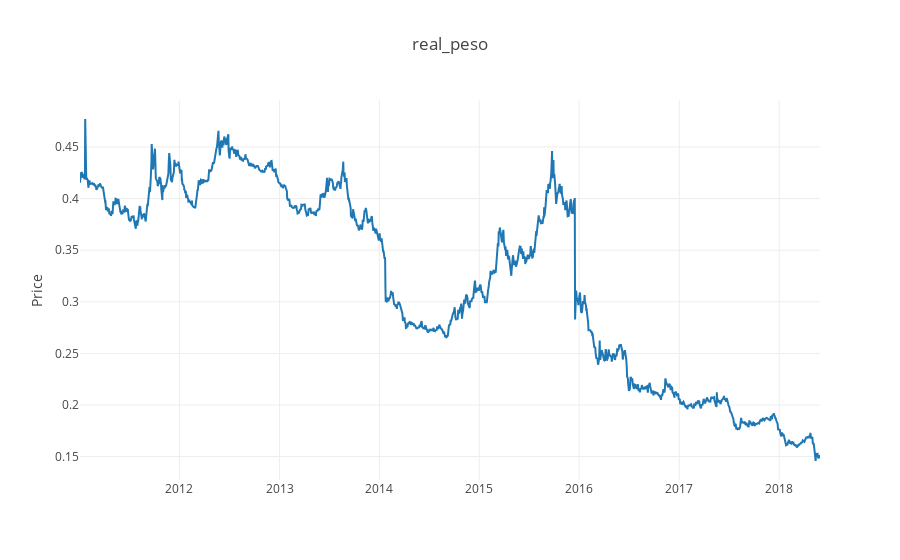

The code cell stored with this chart in its notebook:
### Markdown cell above
## Plot data

### Code cell
df = df_raw
da.plotscatter(df=df[['Close']], name='{}'.format(series_name), title='{}'.format(series_name))

### Figure 1 — Plotly figure (JSON) as saved in the notebook; plotly's stock layout.template omitted (floating-point values rounded to 4 significant figures; data arrays with more than 128 entries replaced by an {"elided": "..."} marker saying what was removed)
{"data": [{"name": "Close", "type": "scatter", "x": {"elided": "1767 str values"}, "y": {"elided": "1767 float values"}}], "layout": {"legend": {"orientation": "h"}, "title": "real_peso", "yaxis": {"title": "Price"}}}
